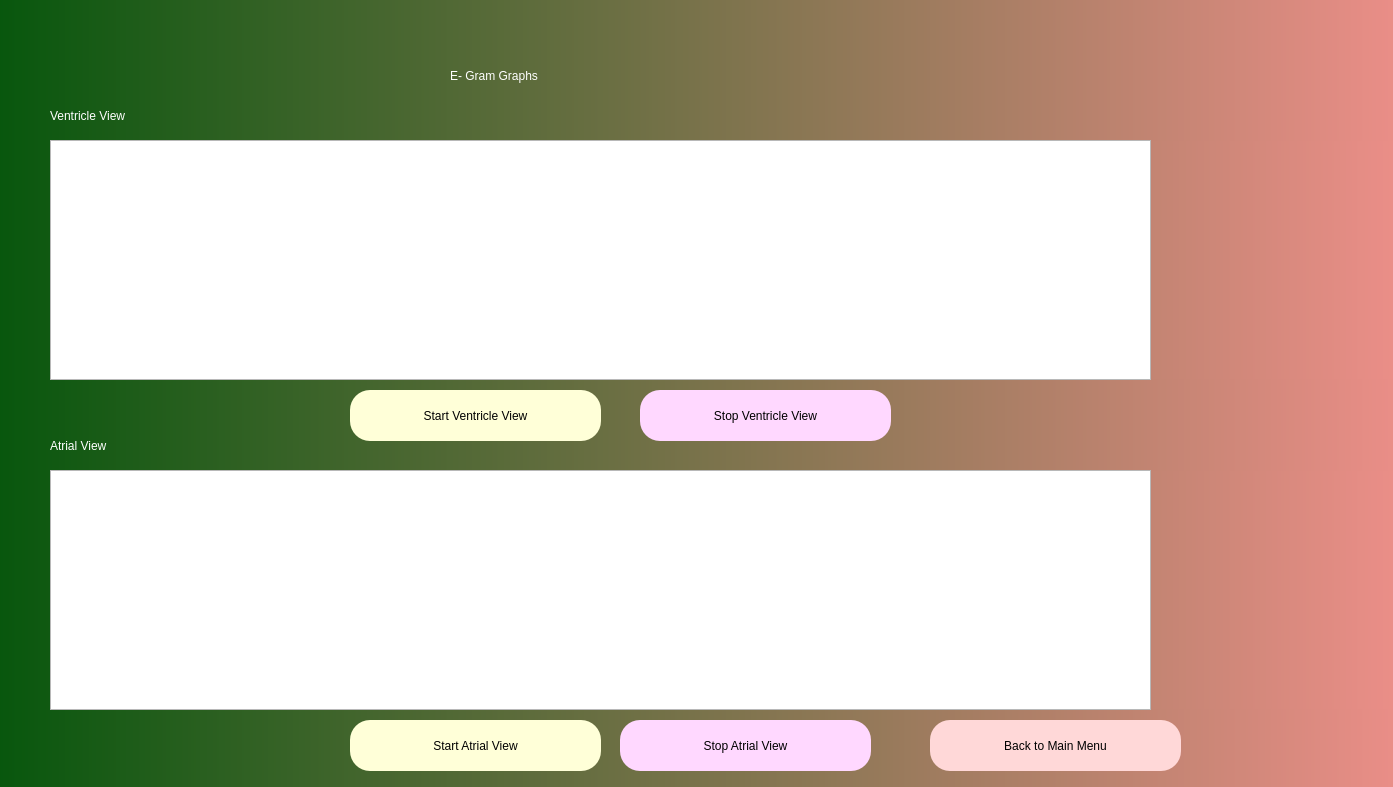
<?xml version="1.0" encoding="UTF-8"?>
<ui version="4.0">
 <class>Dialog</class>
 <widget class="QDialog" name="Dialog">
  <property name="geometry">
   <rect>
    <x>0</x>
    <y>0</y>
    <width>1393</width>
    <height>787</height>
   </rect>
  </property>
  <property name="windowTitle">
   <string>Dialog</string>
  </property>
  <widget class="QWidget" name="bgwidget" native="true">
   <property name="geometry">
    <rect>
     <x>-50</x>
     <y>-20</y>
     <width>1571</width>
     <height>901</height>
    </rect>
   </property>
   <property name="styleSheet">
    <string notr="true">QWidget#bgwidget{
background-color:qlineargradient(spread:pad, x1:0, y1:0.5, x2:1, y2:0.5, stop:0 rgba(0, 85, 9, 255), stop:1 rgba(255, 147, 147, 255));}</string>
   </property>
   <widget class="QLabel" name="label">
    <property name="geometry">
     <rect>
      <x>500</x>
      <y>40</y>
      <width>361</width>
      <height>111</height>
     </rect>
    </property>
    <property name="styleSheet">
     <string notr="true">font: 28pt &quot;Arial&quot;; color:rgb(255, 255, 255)
</string>
    </property>
    <property name="text">
     <string>E- Gram Graphs</string>
    </property>
   </widget>
   <widget class="QLabel" name="label_2">
    <property name="geometry">
     <rect>
      <x>100</x>
      <y>80</y>
      <width>361</width>
      <height>111</height>
     </rect>
    </property>
    <property name="styleSheet">
     <string notr="true">font: 20pt &quot;Arial&quot;; color:rgb(255, 255, 255)
</string>
    </property>
    <property name="text">
     <string>Ventricle View </string>
    </property>
   </widget>
   <widget class="QLabel" name="label_3">
    <property name="geometry">
     <rect>
      <x>100</x>
      <y>410</y>
      <width>361</width>
      <height>111</height>
     </rect>
    </property>
    <property name="styleSheet">
     <string notr="true">font: 20pt &quot;Arial&quot;; color:rgb(255, 255, 255)
</string>
    </property>
    <property name="text">
     <string>Atrial View</string>
    </property>
   </widget>
   <widget class="QPushButton" name="ventricle_view">
    <property name="geometry">
     <rect>
      <x>400</x>
      <y>410</y>
      <width>251</width>
      <height>51</height>
     </rect>
    </property>
    <property name="styleSheet">
     <string notr="true">border-radius: 20px;
color: rgb(0,0,0);
background-color: rgb(255, 255, 216);
font: 12pt &quot;Arial&quot;;</string>
    </property>
    <property name="text">
     <string>Start Ventricle View</string>
    </property>
   </widget>
   <widget class="QPushButton" name="atrial_view">
    <property name="geometry">
     <rect>
      <x>400</x>
      <y>740</y>
      <width>251</width>
      <height>51</height>
     </rect>
    </property>
    <property name="styleSheet">
     <string notr="true">border-radius: 20px;
color: rgb(0,0,0);
background-color: rgb(255, 255, 216);
font: 12pt &quot;Arial&quot;;</string>
    </property>
    <property name="text">
     <string>Start Atrial View</string>
    </property>
   </widget>
   <widget class="QPushButton" name="Back">
    <property name="geometry">
     <rect>
      <x>980</x>
      <y>740</y>
      <width>251</width>
      <height>51</height>
     </rect>
    </property>
    <property name="styleSheet">
     <string notr="true">border-radius: 20px;
color: rgb(0,0,0);
background-color: rgb(255, 216, 216);
font: 12pt &quot;Arial&quot;;</string>
    </property>
    <property name="text">
     <string>Back to Main Menu</string>
    </property>
   </widget>
   <widget class="PlotWidget" name="vent_graph">
    <property name="geometry">
     <rect>
      <x>100</x>
      <y>160</y>
      <width>1101</width>
      <height>240</height>
     </rect>
    </property>
   </widget>
   <widget class="PlotWidget" name="atr_graph">
    <property name="geometry">
     <rect>
      <x>100</x>
      <y>490</y>
      <width>1101</width>
      <height>240</height>
     </rect>
    </property>
   </widget>
   <widget class="QPushButton" name="stop_vent">
    <property name="geometry">
     <rect>
      <x>690</x>
      <y>410</y>
      <width>251</width>
      <height>51</height>
     </rect>
    </property>
    <property name="styleSheet">
     <string notr="true">border-radius: 20px;
color: rgb(0,0,0);
background-color: rgb(255, 216, 255);
font: 12pt &quot;Arial&quot;;</string>
    </property>
    <property name="text">
     <string>Stop Ventricle View</string>
    </property>
   </widget>
   <widget class="QPushButton" name="stop_atr">
    <property name="geometry">
     <rect>
      <x>670</x>
      <y>740</y>
      <width>251</width>
      <height>51</height>
     </rect>
    </property>
    <property name="styleSheet">
     <string notr="true">border-radius: 20px;
color: rgb(0,0,0);
background-color: rgb(255, 216, 255);
font: 12pt &quot;Arial&quot;;</string>
    </property>
    <property name="text">
     <string>Stop Atrial View</string>
    </property>
   </widget>
  </widget>
 </widget>
 <customwidgets>
  <customwidget>
   <class>PlotWidget</class>
   <extends>QGraphicsView</extends>
   <header>pyqtgraph</header>
  </customwidget>
 </customwidgets>
 <resources/>
 <connections/>
</ui>
